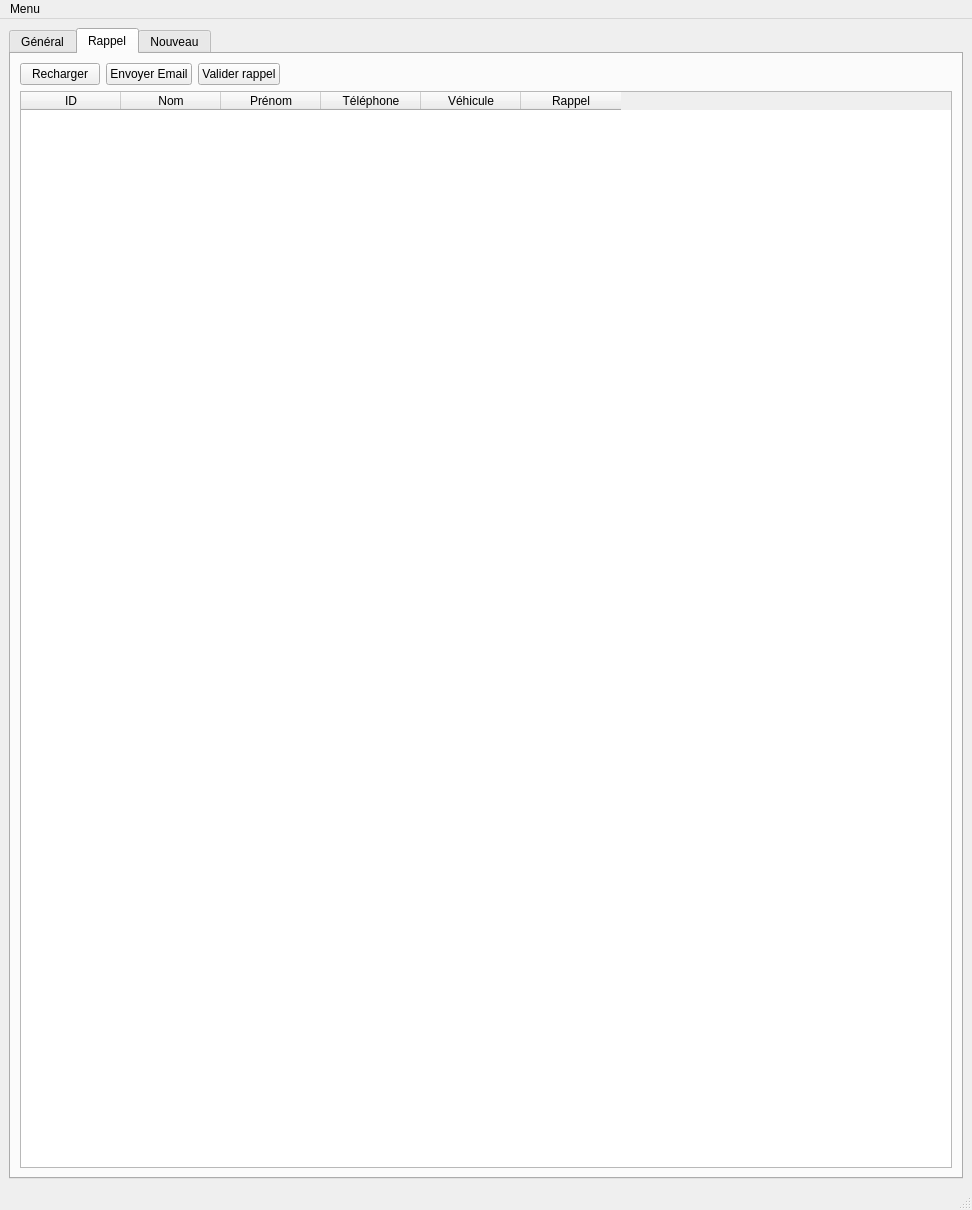
<?xml version="1.0" encoding="UTF-8"?>
<ui version="4.0">
 <class>MainWindow</class>
 <widget class="QMainWindow" name="MainWindow">
  <property name="geometry">
   <rect>
    <x>0</x>
    <y>0</y>
    <width>972</width>
    <height>1210</height>
   </rect>
  </property>
  <property name="windowTitle">
   <string>Database Clients</string>
  </property>
  <widget class="QWidget" name="centralwidget">
   <layout class="QGridLayout" name="gridLayout">
    <item row="0" column="0">
     <widget class="QTabWidget" name="tabWidget">
      <property name="currentIndex">
       <number>1</number>
      </property>
      <widget class="QWidget" name="main">
       <attribute name="title">
        <string>Général</string>
       </attribute>
       <layout class="QGridLayout" name="gridLayout_2">
        <item row="0" column="1">
         <widget class="QPushButton" name="newClientBt">
          <property name="text">
           <string>Nouveau</string>
          </property>
         </widget>
        </item>
        <item row="1" column="0" colspan="2">
         <widget class="QTableWidget" name="mainTable">
          <column>
           <property name="text">
            <string>ID</string>
           </property>
          </column>
          <column>
           <property name="text">
            <string>Nom</string>
           </property>
          </column>
          <column>
           <property name="text">
            <string>Prénom</string>
           </property>
          </column>
          <column>
           <property name="text">
            <string>Téléphone</string>
           </property>
          </column>
          <column>
           <property name="text">
            <string>Véhicule</string>
           </property>
          </column>
          <column>
           <property name="text">
            <string>Date achat</string>
           </property>
          </column>
          <column>
           <property name="text">
            <string>Status</string>
           </property>
          </column>
         </widget>
        </item>
        <item row="0" column="0">
         <widget class="QLineEdit" name="searchEdit"/>
        </item>
       </layout>
      </widget>
      <widget class="QWidget" name="rappel">
       <attribute name="title">
        <string>Rappel</string>
       </attribute>
       <layout class="QGridLayout" name="gridLayout_3">
        <item row="0" column="0">
         <widget class="QPushButton" name="btReload">
          <property name="text">
           <string>Recharger</string>
          </property>
         </widget>
        </item>
        <item row="0" column="3">
         <spacer name="horizontalSpacer_2">
          <property name="orientation">
           <enum>Qt::Horizontal</enum>
          </property>
          <property name="sizeHint" stdset="0">
           <size>
            <width>40</width>
            <height>20</height>
           </size>
          </property>
         </spacer>
        </item>
        <item row="0" column="1">
         <widget class="QPushButton" name="btSendEmail">
          <property name="text">
           <string>Envoyer Email</string>
          </property>
         </widget>
        </item>
        <item row="1" column="0" colspan="4">
         <widget class="QTableWidget" name="rappelTable">
          <column>
           <property name="text">
            <string>ID</string>
           </property>
          </column>
          <column>
           <property name="text">
            <string>Nom</string>
           </property>
          </column>
          <column>
           <property name="text">
            <string>Prénom</string>
           </property>
          </column>
          <column>
           <property name="text">
            <string>Téléphone</string>
           </property>
          </column>
          <column>
           <property name="text">
            <string>Véhicule</string>
           </property>
          </column>
          <column>
           <property name="text">
            <string>Rappel</string>
           </property>
          </column>
         </widget>
        </item>
        <item row="0" column="2">
         <widget class="QPushButton" name="btRappelOk">
          <property name="text">
           <string>Valider rappel</string>
          </property>
         </widget>
        </item>
       </layout>
      </widget>
      <widget class="QWidget" name="new_client">
       <attribute name="title">
        <string>Nouveau</string>
       </attribute>
       <layout class="QGridLayout" name="gridLayout_4">
        <item row="1" column="1">
         <widget class="QPushButton" name="newBt">
          <property name="text">
           <string>Enregistrer</string>
          </property>
         </widget>
        </item>
        <item row="1" column="0">
         <spacer name="horizontalSpacer">
          <property name="orientation">
           <enum>Qt::Horizontal</enum>
          </property>
          <property name="sizeHint" stdset="0">
           <size>
            <width>40</width>
            <height>20</height>
           </size>
          </property>
         </spacer>
        </item>
        <item row="0" column="0" colspan="2">
         <layout class="QFormLayout" name="formLayout">
          <item row="0" column="0">
           <widget class="QLabel" name="label_13">
            <property name="text">
             <string>Id</string>
            </property>
           </widget>
          </item>
          <item row="0" column="1">
           <widget class="QLabel" name="id">
            <property name="text">
             <string>0</string>
            </property>
           </widget>
          </item>
          <item row="1" column="0">
           <widget class="QLabel" name="label_4">
            <property name="text">
             <string>Nom</string>
            </property>
           </widget>
          </item>
          <item row="1" column="1">
           <widget class="QLineEdit" name="name">
            <property name="inputMethodHints">
             <set>Qt::ImhPreferUppercase</set>
            </property>
           </widget>
          </item>
          <item row="2" column="0">
           <widget class="QLabel" name="label_3">
            <property name="text">
             <string>Prénom</string>
            </property>
           </widget>
          </item>
          <item row="2" column="1">
           <widget class="QLineEdit" name="surname"/>
          </item>
          <item row="3" column="0">
           <widget class="QLabel" name="label_5">
            <property name="text">
             <string>Téléphone</string>
            </property>
           </widget>
          </item>
          <item row="3" column="1">
           <widget class="QLineEdit" name="phone"/>
          </item>
          <item row="4" column="0">
           <widget class="QLabel" name="label_6">
            <property name="text">
             <string>email</string>
            </property>
           </widget>
          </item>
          <item row="4" column="1">
           <widget class="QLineEdit" name="email"/>
          </item>
          <item row="5" column="0">
           <widget class="QLabel" name="label_2">
            <property name="text">
             <string>Véhicule acheté</string>
            </property>
           </widget>
          </item>
          <item row="5" column="1">
           <widget class="QLineEdit" name="carPurchased"/>
          </item>
          <item row="6" column="0">
           <widget class="QLabel" name="label_8">
            <property name="text">
             <string>Véhicule repris</string>
            </property>
           </widget>
          </item>
          <item row="6" column="1">
           <widget class="QLineEdit" name="carReprossessed"/>
          </item>
          <item row="7" column="0">
           <widget class="QLabel" name="label">
            <property name="text">
             <string>Commande</string>
            </property>
           </widget>
          </item>
          <item row="7" column="1">
           <layout class="QHBoxLayout" name="horizontalLayout">
            <item>
             <widget class="QGroupBox" name="groupBox_2">
              <property name="title">
               <string>Initial</string>
              </property>
              <layout class="QGridLayout" name="gridLayout_6">
               <item row="0" column="0">
                <widget class="QCalendarWidget" name="originalDeliveryDate">
                 <property name="sizePolicy">
                  <sizepolicy hsizetype="Maximum" vsizetype="Maximum">
                   <horstretch>0</horstretch>
                   <verstretch>0</verstretch>
                  </sizepolicy>
                 </property>
                 <property name="minimumSize">
                  <size>
                   <width>300</width>
                   <height>200</height>
                  </size>
                 </property>
                 <property name="maximumSize">
                  <size>
                   <width>300</width>
                   <height>200</height>
                  </size>
                 </property>
                 <property name="gridVisible">
                  <bool>false</bool>
                 </property>
                 <property name="horizontalHeaderFormat">
                  <enum>QCalendarWidget::ShortDayNames</enum>
                 </property>
                 <property name="verticalHeaderFormat">
                  <enum>QCalendarWidget::NoVerticalHeader</enum>
                 </property>
                </widget>
               </item>
              </layout>
             </widget>
            </item>
            <item>
             <widget class="QGroupBox" name="groupBox_3">
              <property name="title">
               <string>Livraison</string>
              </property>
              <layout class="QGridLayout" name="gridLayout_7">
               <item row="0" column="0">
                <widget class="QCalendarWidget" name="expectedDeliveryDate">
                 <property name="sizePolicy">
                  <sizepolicy hsizetype="Maximum" vsizetype="Maximum">
                   <horstretch>0</horstretch>
                   <verstretch>0</verstretch>
                  </sizepolicy>
                 </property>
                 <property name="minimumSize">
                  <size>
                   <width>300</width>
                   <height>200</height>
                  </size>
                 </property>
                 <property name="maximumSize">
                  <size>
                   <width>300</width>
                   <height>200</height>
                  </size>
                 </property>
                 <property name="gridVisible">
                  <bool>false</bool>
                 </property>
                 <property name="horizontalHeaderFormat">
                  <enum>QCalendarWidget::ShortDayNames</enum>
                 </property>
                 <property name="verticalHeaderFormat">
                  <enum>QCalendarWidget::NoVerticalHeader</enum>
                 </property>
                </widget>
               </item>
              </layout>
             </widget>
            </item>
           </layout>
          </item>
          <item row="10" column="0">
           <widget class="QLabel" name="label_9">
            <property name="text">
             <string>Type de financement</string>
            </property>
           </widget>
          </item>
          <item row="10" column="1">
           <widget class="QComboBox" name="financement"/>
          </item>
          <item row="11" column="0">
           <widget class="QLabel" name="label_10">
            <property name="text">
             <string>Durée du financement</string>
            </property>
           </widget>
          </item>
          <item row="11" column="1">
           <widget class="QComboBox" name="repaymentPeriod"/>
          </item>
          <item row="15" column="1">
           <widget class="QGroupBox" name="groupBox">
            <property name="title">
             <string>Documents</string>
            </property>
            <layout class="QGridLayout" name="gridLayout_5">
             <item row="0" column="0">
              <widget class="QLabel" name="label_11">
               <property name="text">
                <string>Nombres de documents</string>
               </property>
              </widget>
             </item>
             <item row="0" column="1">
              <widget class="QLabel" name="nbDocuments">
               <property name="text">
                <string>0</string>
               </property>
              </widget>
             </item>
             <item row="0" column="2">
              <widget class="QPushButton" name="newDocumentBt">
               <property name="text">
                <string>Scanner</string>
               </property>
              </widget>
             </item>
             <item row="1" column="0" colspan="3">
              <widget class="QTableWidget" name="tableDocuments">
               <column>
                <property name="text">
                 <string>Nom</string>
                </property>
               </column>
               <column>
                <property name="text">
                 <string>Type</string>
                </property>
               </column>
              </widget>
             </item>
            </layout>
           </widget>
          </item>
          <item row="16" column="0">
           <widget class="QLabel" name="label_12">
            <property name="text">
             <string>Commentaire</string>
            </property>
           </widget>
          </item>
          <item row="16" column="1">
           <widget class="QPlainTextEdit" name="commentaire"/>
          </item>
          <item row="13" column="1">
           <widget class="QLineEdit" name="engReprise"/>
          </item>
          <item row="13" column="0">
           <widget class="QLabel" name="label_15">
            <property name="text">
             <string>Reprise au solde</string>
            </property>
           </widget>
          </item>
          <item row="12" column="0">
           <widget class="QLabel" name="label_14">
            <property name="text">
             <string>Rappel fin de financement</string>
            </property>
           </widget>
          </item>
          <item row="12" column="1">
           <layout class="QHBoxLayout" name="horizontalLayout_2">
            <item>
             <widget class="QSpinBox" name="inRappelFin">
              <property name="maximum">
               <number>9999</number>
              </property>
             </widget>
            </item>
            <item>
             <widget class="QComboBox" name="comboRappelFin">
              <item>
               <property name="text">
                <string>Jours</string>
               </property>
              </item>
              <item>
               <property name="text">
                <string>Mois</string>
               </property>
              </item>
              <item>
               <property name="text">
                <string>Années</string>
               </property>
              </item>
             </widget>
            </item>
            <item>
             <spacer name="horizontalSpacer_3">
              <property name="orientation">
               <enum>Qt::Horizontal</enum>
              </property>
              <property name="sizeHint" stdset="0">
               <size>
                <width>40</width>
                <height>20</height>
               </size>
              </property>
             </spacer>
            </item>
           </layout>
          </item>
          <item row="9" column="0">
           <widget class="QLabel" name="label_16">
            <property name="text">
             <string>Rappel livraison</string>
            </property>
           </widget>
          </item>
          <item row="9" column="1">
           <layout class="QHBoxLayout" name="horizontalLayout_3">
            <item>
             <widget class="QSpinBox" name="inRappelLiv">
              <property name="maximum">
               <number>9999</number>
              </property>
             </widget>
            </item>
            <item>
             <widget class="QComboBox" name="comboRappelLiv">
              <item>
               <property name="text">
                <string>Jours</string>
               </property>
              </item>
              <item>
               <property name="text">
                <string>Mois</string>
               </property>
              </item>
              <item>
               <property name="text">
                <string>Années</string>
               </property>
              </item>
             </widget>
            </item>
            <item>
             <spacer name="horizontalSpacer_4">
              <property name="orientation">
               <enum>Qt::Horizontal</enum>
              </property>
              <property name="sizeHint" stdset="0">
               <size>
                <width>40</width>
                <height>20</height>
               </size>
              </property>
             </spacer>
            </item>
           </layout>
          </item>
         </layout>
        </item>
       </layout>
      </widget>
     </widget>
    </item>
   </layout>
  </widget>
  <widget class="QMenuBar" name="menubar">
   <property name="geometry">
    <rect>
     <x>0</x>
     <y>0</y>
     <width>972</width>
     <height>21</height>
    </rect>
   </property>
   <widget class="QMenu" name="menuMenu">
    <property name="title">
     <string>Menu</string>
    </property>
    <addaction name="separator"/>
    <addaction name="actionOptions"/>
    <addaction name="separator"/>
    <addaction name="actionBug_report"/>
    <addaction name="actionAbout"/>
    <addaction name="actionQuitter"/>
   </widget>
   <addaction name="menuMenu"/>
  </widget>
  <widget class="QStatusBar" name="statusbar"/>
  <action name="actionQuitter">
   <property name="text">
    <string>Quitter</string>
   </property>
  </action>
  <action name="actionOptions">
   <property name="text">
    <string>Options</string>
   </property>
  </action>
  <action name="actionAbout">
   <property name="text">
    <string>A propos</string>
   </property>
  </action>
  <action name="actionBug_report">
   <property name="text">
    <string>Bug report</string>
   </property>
  </action>
 </widget>
 <resources/>
 <connections>
  <connection>
   <sender>actionQuitter</sender>
   <signal>triggered()</signal>
   <receiver>MainWindow</receiver>
   <slot>close()</slot>
   <hints>
    <hint type="sourcelabel">
     <x>-1</x>
     <y>-1</y>
    </hint>
    <hint type="destinationlabel">
     <x>399</x>
     <y>299</y>
    </hint>
   </hints>
  </connection>
 </connections>
</ui>
